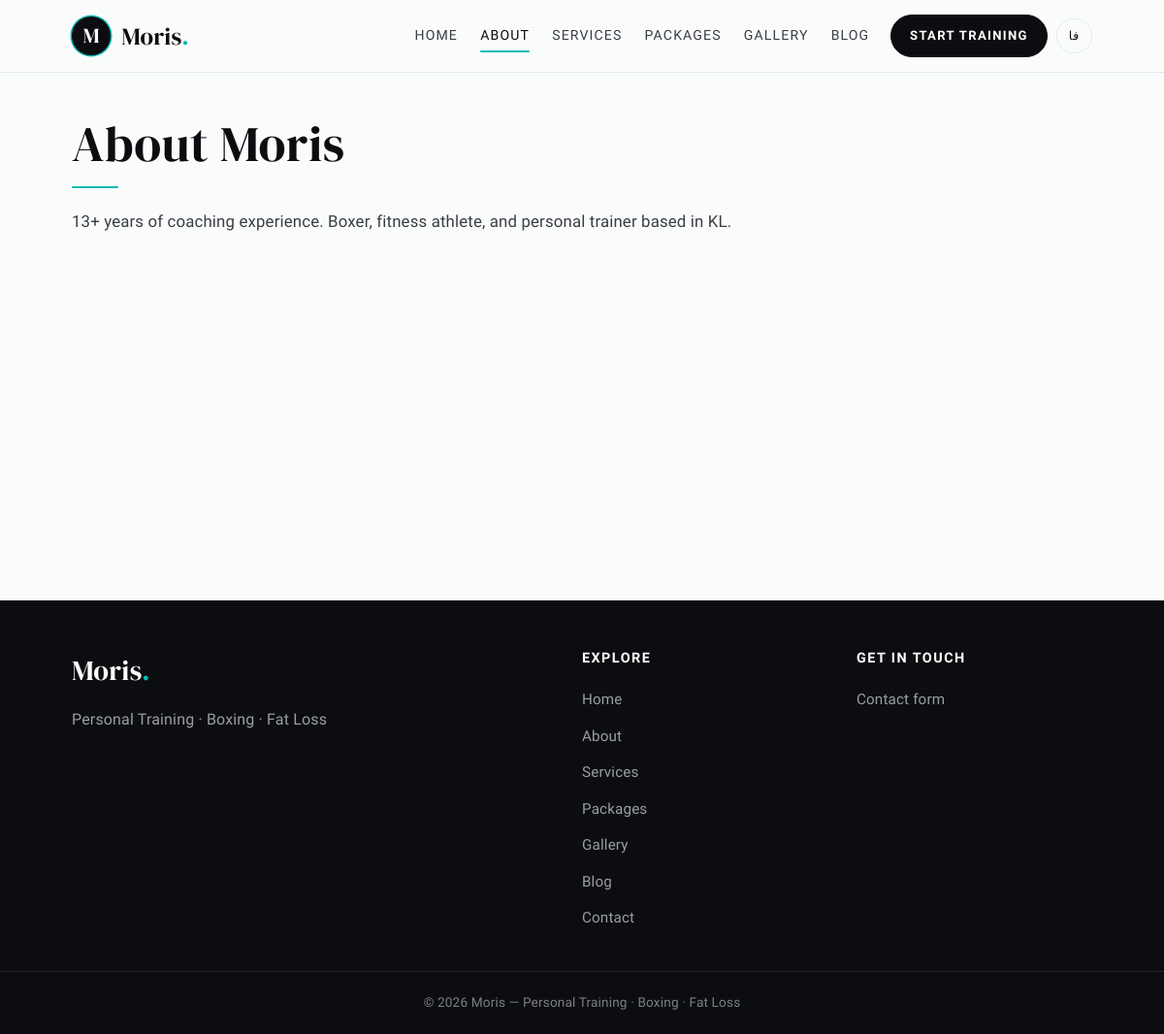
The app's page /en/about.php with its own data.
### tables this page shows
CREATE TABLE IF NOT EXISTS `site_settings` (
  `id` INT UNSIGNED NOT NULL AUTO_INCREMENT,
  `setting_key` VARCHAR(100) NOT NULL,
  `setting_value` TEXT NULL,
  `updated_at` DATETIME NOT NULL DEFAULT CURRENT_TIMESTAMP ON UPDATE CURRENT_TIMESTAMP,
  PRIMARY KEY (`id`),
  UNIQUE KEY `uq_setting_key` (`setting_key`)
);

CREATE TABLE IF NOT EXISTS `pages` (
  `id` INT UNSIGNED NOT NULL AUTO_INCREMENT,
  `slug` VARCHAR(50) NOT NULL,
  `title_en` VARCHAR(200) NOT NULL DEFAULT '',
  `title_fa` VARCHAR(200) NOT NULL DEFAULT '',
  `content_en` LONGTEXT NULL,
  `content_fa` LONGTEXT NULL,
  `meta_description_en` VARCHAR(300) NULL,
  `meta_description_fa` VARCHAR(300) NULL,
  `is_active` TINYINT(1) NOT NULL DEFAULT 1,
  `updated_at` DATETIME NOT NULL DEFAULT CURRENT_TIMESTAMP ON UPDATE CURRENT_TIMESTAMP,
  PRIMARY KEY (`id`),
  UNIQUE KEY `uq_page_slug` (`slug`)
);

### en/about.php (called while the page is built, shortened)
<?php
require_once dirname(__DIR__) . '/includes/functions.php';
$lang = 'en';
$dir = 'ltr';
$slug = 'about';
$activeNav = 'about';
$currentPage = 'about.php';
require dirname(__DIR__) . '/includes/cms_page.php';

### includes/functions.php (called while the page is built, shortened)
<?php
function e(?string $value): string
{
    return htmlspecialchars((string) $value, ENT_QUOTES, 'UTF-8');
}
function url(string $path = ''): string
{
    $path = ltrim($path, '/');
    $base = rtrim(BASE_PATH, '/');
    return $base . '/' . $path;
}
function get_page(string $slug): ?array
{
    try {
        require_once __DIR__ . '/db.php';
        $stmt = db()->prepare('SELECT * FROM pages WHERE slug = ? AND is_active = 1 LIMIT 1');
        $stmt->execute([$slug]);
        $page = $stmt->fetch();
        return $page ?: null;
    } catch (Throwable) {
        return null;
    }
}
function lang_field(array $row, string $base, string $lang): string
{
    $value = $row[$base . '_' . $lang] ?? '';
    return (string) $value;
}
function setting(string $key, ?string $default = null): ?string
{
    static $cache = [];
    if (array_key_exists($key, $cache)) {
        return $cache[$key];
    }
    try {
        require_once __DIR__ . '/db.php';
        $stmt = db()->prepare('SELECT setting_value FROM site_settings WHERE setting_key = ? LIMIT 1');
        $stmt->execute([$key]);
        $row = $stmt->fetch();
        $cache[$key] = $row ? $row['setting_value'] : $default;
    } catch (Throwable) {
        $cache[$key] = $default;
    }
    return $cache[$key];
}

### includes/db.php (called while the page is built, shortened)
<?php
function db(): PDO
{
    static $pdo = null;
    if ($pdo instanceof PDO) {
        return $pdo;
    }
    $port = defined('DB_PORT') ? (int) DB_PORT : 3306;
    $dsn = sprintf(
        'mysql:host=%s;port=%d;dbname=%s;charset=%s',
        DB_HOST,
        $port,
        DB_NAME,
        DB_CHARSET
    );
    $options = [
        PDO::ATTR_ERRMODE            => PDO::ERRMODE_EXCEPTION,
        PDO::ATTR_DEFAULT_FETCH_MODE => PDO::FETCH_ASSOC,
        PDO::ATTR_EMULATE_PREPARES   => false,
    ];
    $pdo = new PDO($dsn, DB_USER, DB_PASS, $options);
    $pdo->exec('SET NAMES utf8mb4 COLLATE utf8mb4_unicode_ci');
    return $pdo;
}

### includes/cms_page.php (the view, shortened to what this page needs)
<?php
$page = get_page($slug);
$title = $page ? lang_field($page, 'title', $lang) : '';
$content = $page ? lang_field($page, 'content', $lang) : '';
require __DIR__ . '/public_header.php';
?>
<article class="page">
    <?php if ($title !== ''): ?>
        <h1><?= e($title) ?></h1>
    <?php endif; ?>
    <?php if ($content !== ''): ?>
        <div class="content"><?= $content  ?></div>
    <?php endif; ?>
</article>
<?php
require __DIR__ . '/public_footer.php';

### includes/public_header.php (shortened to what this page needs)
<?php
require_once __DIR__ . '/security.php';
$lang = $lang ?? DEFAULT_LANG;
$dir = $dir ?? ($lang === 'fa' ? 'rtl' : 'ltr');
$activeNav = $activeNav ?? '';
$currentPage = $currentPage ?? '';
$otherLang = $lang === 'en' ? 'fa' : 'en';
$brand = setting('site_name', SITE_NAME);
$isFa = ($lang === 'fa');
$menu = [
    'home'     => ['file' => '',             'label' => $isFa ? 'خانه'    : 'Home'],
    'about'    => ['file' => 'about.php',     'label' => $isFa ? 'درباره'  : 'About'],
    'services' => ['file' => 'services.php',  'label' => $isFa ? 'خدمات'   : 'Services'],
    'packages' => ['file' => 'packages.php',  'label' => $isFa ? 'پکیج‌ها' : 'Packages'],
    'gallery'  => ['file' => 'gallery.php',   'label' => $isFa ? 'گالری'    : 'Gallery'],
    'blog'     => ['file' => 'blog.php',      'label' => $isFa ? 'وبلاگ'    : 'Blog'],
];
$switchLabel = $isFa ? 'EN' : 'فا';
$ctaLabel = $isFa ? 'شروع تمرین' : 'Start training';
$brandInitial = mb_strtoupper(mb_substr($brand, 0, 1));
?>
<!DOCTYPE html>
<html lang="<?= e($lang) ?>" dir="<?= e($dir) ?>">
<head>
    <link rel="stylesheet" href="<?= e(url('assets/css/style.css')) ?>">
</head>
<body class="site">
<header class="site-header">
    <div class="site-header-inner">
        <a class="brand" href="<?= e(url($lang . '/')) ?>">
            <span class="brand-mark"><?= e($brandInitial) ?></span>
            <span class="brand-text"><?= e($brand) ?><span class="accent">.</span></span>
        </a>
        <nav class="site-nav">
            <?php foreach ($menu as $slug => $item): ?>
                <a href="<?= e(url($lang . '/' . $item['file'])) ?>"
                   class="nav-link <?= $activeNav === $slug ? 'is-active' : '' ?>"><?= e($item['label']) ?></a>
            <?php endforeach; ?>
            <a class="nav-cta <?= $activeNav === 'contact' ? 'is-active' : '' ?>" href="<?= e(url($lang . '/contact.php')) ?>"><?= e($ctaLabel) ?></a>
            <a class="lang-switch" href="<?= e(url($otherLang . '/' . $currentPage)) ?>"><?= e($switchLabel) ?></a>
        </nav>
    </div>
</header>
<main class="site-main">

### assets/css/style.css (style rules this page uses)
:root { --ink: #0c0d10; --ink-soft: #3a3d45; --muted: #7a7f8a; --line: #e4e8ea; --soft: #f4faf9; --accent: #0abab5; --accent-dark: #089691; --accent-soft: rgba(10, 186, 181, 0.12); --max: 1100px; --font-body: 'Albert Sans', system-ui, -apple-system, 'Segoe UI', sans-serif; --font-display: 'Albert Sans', system-ui, sans-serif; --font-heading: 'DM Serif Display', Georgia, 'Times New Roman', serif; --radius: 12px; --shadow: 0 18px 50px rgba(12, 13, 16, 0.08); --shadow-soft: 0 8px 28px rgba(12, 13, 16, 0.06); }
*, *::before, *::after { box-sizing: border-box; }
html { -webkit-text-size-adjust: 100%; scroll-behavior: smooth; }
body.site { margin: 0; font-family: var(--font-body); background: #fafcfc; color: var(--ink); line-height: 1.7; font-weight: 400; letter-spacing: 0.01em; }
.accent { color: var(--accent); }
.site-header { position: sticky; top: 0; z-index: 100; background: rgba(250, 252, 252, 0.88); backdrop-filter: saturate(160%) blur(16px); -webkit-backdrop-filter: saturate(160%) blur(16px); border-bottom: 1px solid var(--line); }
.site-header-inner { max-width: var(--max); margin: 0 auto; padding: 0.95rem 1.5rem; display: flex; align-items: center; justify-content: space-between; gap: 1rem; }
.brand { display: inline-flex; align-items: center; gap: 0.7rem; text-decoration: none; color: var(--ink); }
.brand-mark { display: grid; place-items: center; width: 40px; height: 40px; border-radius: 50%; background: var(--ink); color: #fff; font-family: var(--font-heading); font-weight: 400; font-size: 1.35rem; letter-spacing: 0; box-shadow: 0 0 0 1.5px var(--accent); }
.brand-text { font-family: var(--font-heading); font-weight: 400; font-size: 1.55rem; letter-spacing: 0.01em; text-transform: none; }
.site-nav { display: flex; align-items: center; gap: 0.15rem; }
.nav-link { text-decoration: none; color: var(--ink-soft); font-family: var(--font-display); font-weight: 500; font-size: 0.88rem; letter-spacing: 0.08em; text-transform: uppercase; padding: 0.5rem 0.65rem; border-radius: 6px; position: relative; transition: color 0.2s ease; }
.nav-link.is-active { color: var(--ink); }
.nav-link.is-active::after { content: ''; position: absolute; left: 0.65rem; right: 0.65rem; bottom: 0.2rem; height: 1.5px; background: var(--accent); border-radius: 2px; }
.nav-cta { text-decoration: none; font-family: var(--font-display); font-weight: 600; font-size: 0.82rem; letter-spacing: 0.1em; text-transform: uppercase; color: #fff; background: var(--ink); padding: 0.6rem 1.2rem; border-radius: 999px; margin-inline-start: 0.55rem; border: 1px solid var(--ink); transition: background 0.2s ease, color 0.2s ease, border-color 0.2s ease, transform 0.2s ease; }
.lang-switch { text-decoration: none; color: var(--ink); font-weight: 500; font-size: 0.78rem; letter-spacing: 0.06em; padding: 0.4rem 0.75rem; border: 1px solid var(--line); border-radius: 999px; margin-inline-start: 0.4rem; transition: border-color 0.2s ease, color 0.2s ease; }
.site-main { min-height: 60vh; }
.page { max-width: var(--max); margin: 0 auto; padding: 2.75rem 1.5rem 3.5rem; }
h1, h2, h3 { font-family: var(--font-display); letter-spacing: -0.01em; }
.page > h1 { font-family: var(--font-heading); font-size: clamp(2.2rem, 5vw, 3.2rem); font-weight: 400; text-transform: none; letter-spacing: 0.01em; margin: 0 0 1.25rem; line-height: 1.15; }
.page > h1::after { content: ''; display: block; width: 48px; height: 2px; background: var(--accent); border-radius: 2px; margin-top: 0.9rem; }
.content { font-size: 1.05rem; color: var(--ink-soft); }
.content p { margin: 0 0 1rem; }

### records on screen
site_settings: setting_value "Moris"
pages: title_en "About Moris", content_en "13+ years of coaching experience. Boxer, fitness athlete, and personal trainer based in KL."

### other values on screen
$brandInitial "M"
$item['label'] "HOME"
$item['label'] "ABOUT"
$item['label'] "SERVICES"
$item['label'] "PACKAGES"
$item['label'] "GALLERY"
$item['label'] "BLOG"
$ctaLabel "START TRAINING"
$switchLabel "فا"
$brand "Moris"
$tagline "Personal Training · Boxing · Fat Loss"
$exploreLabel "EXPLORE"
$label "Home"
$label "About"
$label "Services"
